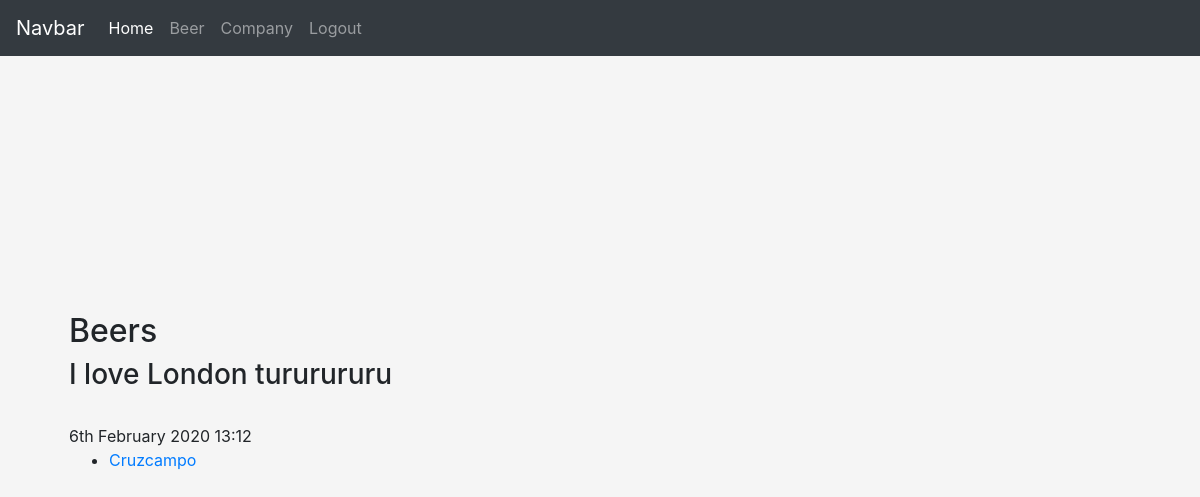
/beers/list/ (signed in), run on an earlier commit of the app's database.
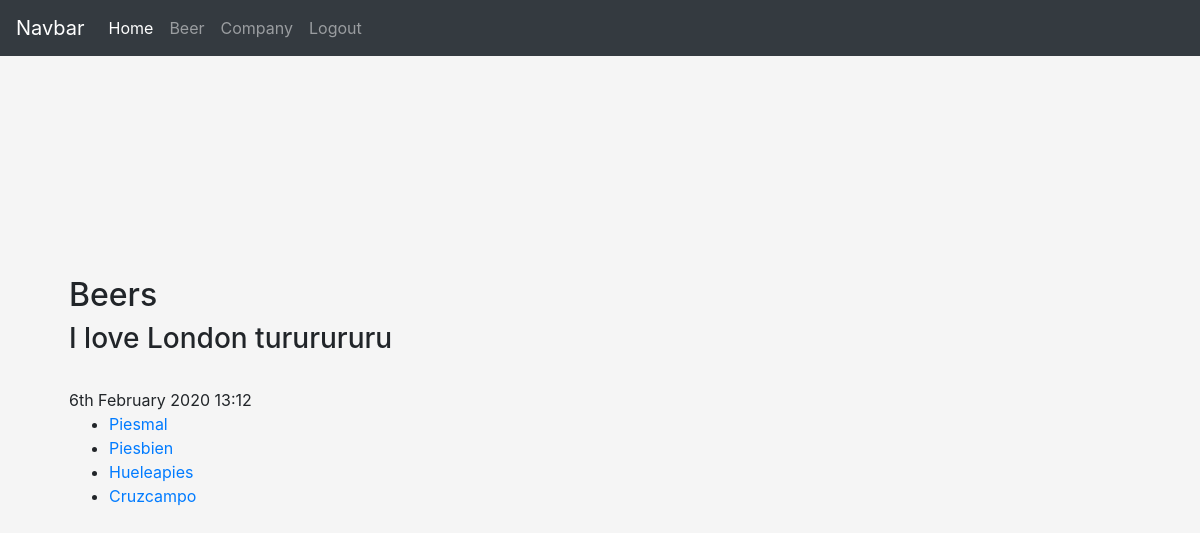
And on a later commit of the database.
### beers/models.py (models this page shows, shortened)
class Beer(CommonInfo):
    COLOR_YELLOW = 1
    COLOR_BLACK = 2
    COLOR_AMBER = 3
    COLOR_BROWN = 4
    COLOR_CHOICES = (
        (COLOR_YELLOW, "yellow"),
        (COLOR_BLACK, "black"),
        (COLOR_AMBER, "amber"),
        (COLOR_BROWN, "brown"),
    )
    name = models.CharField(_('Name'), max_length=50)
    abv = models.DecimalField('Alcohol by Volume', max_digits=5, decimal_places=2, default=0)
    is_filtered = models.BooleanField('Is filtered?', default=False)
    color = models.PositiveSmallIntegerField('Color', choices=COLOR_CHOICES, default=COLOR_YELLOW)
    image = models.ImageField('Image', blank=True, null=True, upload_to=image_upload_location)
    company = models.ForeignKey(Company, related_name="fk_beers", on_delete=models.CASCADE)
    class Meta:
        verbose_name = "Beer"
        verbose_name_plural = "Beers"
        ordering = ['-name']
    def __str__(self):
        return self.name

### beers/views.py (the view)
class BeerListView(ListView):
    model = Beer

### templates/beers/beer_list.html (shortened to what this page needs)
{% extends 'base.html' %}
{% load static %}
{% load i18n %}
{% block content %}
    <h2>{% trans "Beers" %}</h2>
    <h3>
    </h3>
    <div>
        <br>
        {% now "jS F Y H:i" %}
        <ul>
            {% for beer in beer_list %}
                <li>
                    <a href="{% url 'beer-detail-view' beer.pk %}"> {{ beer }}</a>
                </li>
            {% empty %}
                Lista vacia de cosas
            {% endfor %}
        </ul>
    </div>
{% endblock %}

### templates/base.html (shortened to what this page needs)
{% load static %}
<html lang="en">
    <head>
        <link href="{% static 'node_modules/bootstrap/dist/css/bootstrap.min.css' %}" rel="stylesheet"/>
        <link href="{% static 'css/starter-template.css' %}" rel="stylesheet"/>
    </head>
    <body>
        {% if request.user.is_authenticated %}
            {% include "navbar.html" %}
        {% endif %}
        <main role="main" class="container">
            <div class="starter-template">
                {% block content %}
                {% endblock %}
            </div>
        </main>
    </body>
</html>

### templates/navbar.html (shortened to what this page needs)
<nav class="navbar navbar-expand-md navbar-dark bg-dark fixed-top">
    <a class="navbar-brand" href="#">Navbar</a>
    <div class="collapse navbar-collapse" id="navbarsExampleDefault">
        <ul class="navbar-nav mr-auto">
            <li class="nav-item active">
                <a class="nav-link" href="#">Home <span class="sr-only">(current)</span></a>
            </li>
            <li class="nav-item">
                <a class="nav-link" href="{% url 'beer-list-view' %}">Beer</a>
            </li>
            <li class="nav-item">
                <a class="nav-link" href="{% url 'company-list-view' %}">Company</a>
            </li>
             <li class="nav-item">
                <a class="nav-link" href="{% url 'logout' %}">Logout</a>
            </li>
        </ul>
    </div>
</nav>

### static/css/starter-template.css (style rules this page uses)
body { padding-top: 5rem; }
.starter-template { padding: 3rem 1.5rem; }
html, body { height: 100%; }
body { display: -ms-flexbox; display: flex; -ms-flex-align: center; align-items: center; padding-top: 40px; padding-bottom: 40px; background-color: #f5f5f5; }

What changed in the data, as far as the page shows it:
added Beer: name "Piesmal"
added Beer: name "Piesbien"
added Beer: name "Hueleapies"
